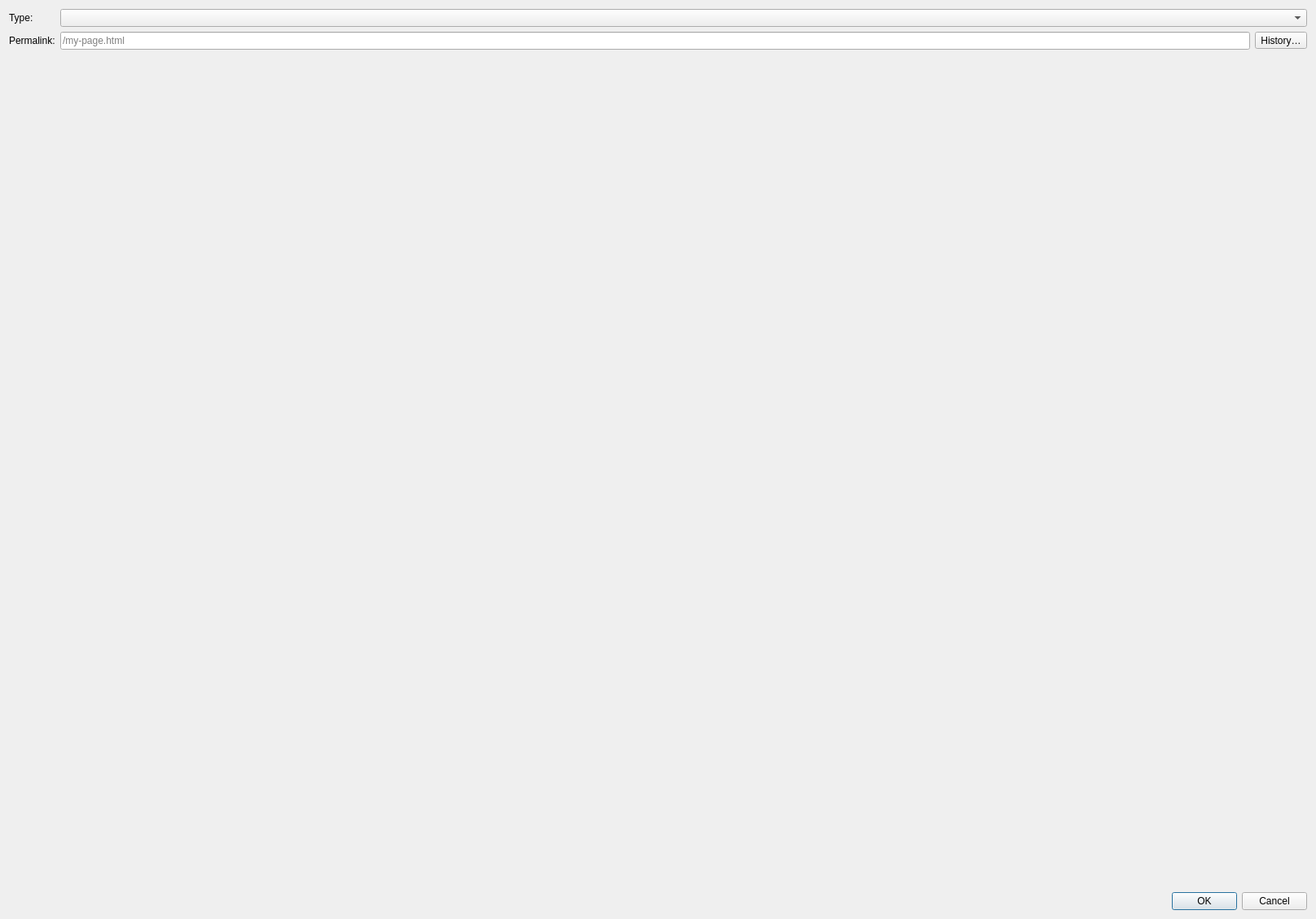
<?xml version="1.0" encoding="UTF-8"?>
<ui version="4.0">
 <class>PageEditorDialog</class>
 <widget class="QDialog" name="PageEditorDialog">
  <property name="geometry">
   <rect>
    <x>0</x>
    <y>0</y>
    <width>1616</width>
    <height>1129</height>
   </rect>
  </property>
  <property name="minimumSize">
   <size>
    <width>600</width>
    <height>500</height>
   </size>
  </property>
  <property name="windowTitle">
   <string>Page Editor</string>
  </property>
  <layout class="QVBoxLayout" name="verticalLayout">
   <item>
    <layout class="QFormLayout" name="metaLayout">
     <item row="0" column="0">
      <widget class="QLabel" name="lblType">
       <property name="text">
        <string>Type:</string>
       </property>
      </widget>
     </item>
     <item row="0" column="1">
      <widget class="QComboBox" name="comboType"/>
     </item>
     <item row="1" column="0">
      <widget class="QLabel" name="lblPermalink">
       <property name="text">
        <string>Permalink:</string>
       </property>
      </widget>
     </item>
     <item row="1" column="1">
      <layout class="QHBoxLayout" name="permalinkLayout">
       <item>
        <widget class="QLineEdit" name="editPermalink">
         <property name="placeholderText">
          <string>/my-page.html</string>
         </property>
        </widget>
       </item>
       <item>
        <widget class="QToolButton" name="buttonPermalinkHistory">
         <property name="text">
          <string>History…</string>
         </property>
         <property name="toolTip">
          <string>Manage redirect types for old permalinks</string>
         </property>
         <property name="visible">
          <bool>false</bool>
         </property>
        </widget>
       </item>
      </layout>
     </item>
     <item row="2" column="0" colspan="2">
      <widget class="QLabel" name="lblTranslationStatus">
       <property name="text">
        <string/>
       </property>
       <property name="visible">
        <bool>false</bool>
       </property>
       <property name="wordWrap">
        <bool>true</bool>
       </property>
      </widget>
     </item>
    </layout>
   </item>
   <item>
    <widget class="QToolBox" name="toolBoxBlocs"/>
   </item>
   <item>
    <widget class="QDialogButtonBox" name="buttonBox">
     <property name="orientation">
      <enum>Qt::Orientation::Horizontal</enum>
     </property>
     <property name="standardButtons">
      <set>QDialogButtonBox::StandardButton::Cancel|QDialogButtonBox::StandardButton::Ok</set>
     </property>
    </widget>
   </item>
  </layout>
 </widget>
 <resources/>
 <connections>
  <connection>
   <sender>buttonBox</sender>
   <signal>rejected()</signal>
   <receiver>PageEditorDialog</receiver>
   <slot>reject()</slot>
   <hints>
    <hint type="sourcelabel"><x>316</x><y>260</y></hint>
    <hint type="destinationlabel"><x>286</x><y>274</y></hint>
   </hints>
  </connection>
 </connections>
</ui>
